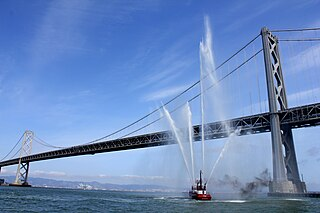
#> input picture Lab 10 - XAI-20250116/data/fireboat.jpg, 320 x 213 px
$ jupyter execute --allow-errors GradCAM_IG-Skel.ipynb
#> lines starting #> are read from the running program, lines starting #| are printed output that depends on the picture
# Grad-CAM and Integrated Gradients

<br>

In this notebook we explore two applications of gradients in the context of deep learning, namely Grad-CAM and Integrated Gradients (IG).

- **Grad-CAM** (Gradient-weighted Class Activation Mapping) is a visualization technique that helps us understand which parts of an input image are most important for a neural network's prediction.
<br>

- **Integrated Gradients (IG)** is a technique used to attribute the predictions of a neural network to its input features by integrating gradients along the path from a baseline input (e.g., a black image) to the actual input.

<div align="center">

</div>

[cell 1]
from torchvision import transforms
from typing import Tuple, Optional
from pathlib import Path
from torch import Tensor
from PIL import Image

import matplotlib.pyplot as plt
import torch.nn.functional as F
import torch.nn as nn
import numpy as np
import torchvision
import torch
import json
import cv2
import os

#> (a cell that did not finish here is left out)

# Setting up the model - ResNet34

#> (a cell that did not finish here is left out)

#> (a cell that did not finish here is left out)

## Helpers

[cell 5]
def preprocess_image(image: Image.Image) -> Tensor:
    preprocessing = transforms.Compose([
        transforms.Resize((224, 224)),
        transforms.ToTensor(),
        transforms.Normalize(mean=(0.485, 0.456, 0.406), std=(0.229, 0.224, 0.225))
    ])

    return preprocessing(image).unsqueeze(0)

[cell 6]
# [25 lines left out: function display, not called in this run]

# Integrated Gradients

[cell 7]
# [9 lines left out: function integral_approximation, not called in this run]

$IntegratedGrads^{approx}_{i}(x)::=\overbrace{(x_{i}-x'_{i})}^\text{5.}\times \overbrace{\sum_{k=1}^{m}}^\text{4.} \frac{\partial \overbrace{F(\overbrace{x' + \overbrace{\frac{k}{m}}^\text{1.}\times(x - x'))}^\text{2.}}^\text{3.}}{\partial x_{i}} \times \overbrace{\frac{1}{m}}^\text{4.}$

1. Generate alphas $\alpha$

2. Generate interpolated images = $(x' + \frac{k}{m}\times(x - x'))$

3. Compute gradients between model $F$ output predictions with respect to input features = $\frac{\partial F(\text{interpolated path inputs})}{\partial x_{i}}$

4. Integral approximation through averaging gradients = $\sum_{k=1}^m \text{gradients} \times \frac{1}{m}$

5. Scale integrated gradients with respect to original image = $(x_{i}-x'_{i}) \times \text{integrated gradients}$. The reason this step is necessary is to make sure that the attribution values accumulated across multiple interpolated images are in the same units and faithfully represent the pixel importances on the original image.

[cell 8]
class IntegratedGradients:

    def __init__(self, model: nn.Module, device: torch.device) -> None:
        self.model = model
        self.device = device

    # [60 lines left out: function __call__, not called in this run]

[cell 9]
image = Image.open('data/fireboat.jpg').resize((224, 224))
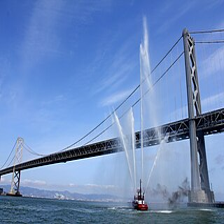
#> image: PIL image 224x224 RGB; mean R, G, B 107.9, 138.3, 189.2
#> (the rest of this cell did not finish here and is left out)

#> (a cell that did not finish here is left out)

# Activations and Gradients

[cell 11]
class ActivationsAndGradients:

    # [6 lines left out: function __init__, not called in this run]

    def save_activation(self, module, input, output):
        self.activations = output.cpu().detach()

    # [6 lines left out: function save_gradient, not called in this run]

    def __call__(self, x: Tensor) -> Tensor:
        self.gradients, self.activations = None, None
        return self.model(x)

    def release(self):
        self.hook_activations.remove()
        self.hook_gradients.remove()

# Implementing Grad-CAM

One of the most important efforts in explaining the decision process of a deep convolutional neural network through a visual explanation is the methodology proposed in [Learning Deep Features for Discriminative Localization](https://arxiv.org/abs/1512.04150) called Class Activation Mapping (CAM).

<div align="center">

</div>

The idea of CAM is quite simple - the explanation for any input is just a linear combination of feature maps from a target layer (usually the last convolutional layer). Each feature map from the targeted activations is scaled by a score that should be representative of how important it was with regards to the final prediction (more important feature maps should have higher scores).
By then summing up the scaled activation maps we obtain a single channel heatmap that highlights the salient areas in the ensuing activations. To then translate this to the original pixel space, we need to upscale this explanation to match the size of the input since, by design, its spatial resolution is limited to that of the activations from the targeted layer.

For **Grad-CAM** the scores are computed as the global mean of the gradients corresponding to the target layer. Henceforth, **Grad-CAM** only requires a single forward and backward pass to generate the explanation for a batch of inputs.

[cell 12]
class GradCAM:

    # [5 lines left out: function __init__, not called in this run]

    def __exit__(self, exc_type, exc_value, exc_tb):
        self.activations_and_grads.release()

    def normalize(self, cam: np.ndarray) -> np.ndarray:
        return np.float32([(x - x.min()) / (x.max() - x.min() + 1e-7) for x in cam])

    def scale(self, cam: np.ndarray, target_size: Tuple[int, int]) -> np.ndarray:
        return np.float32([cv2.resize(x, target_size) for x in cam])

    # [42 lines left out: function __call__, not called in this run]

# Explaining where the model looks in the image

## Loading in an example to be explained

[cell 13]
image = Image.open('data/dog_cat.png')
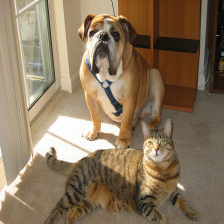
#> input picture Lab 10 - XAI-20250116/data/dog_cat.png, 224 x 224 px
#> image is the input picture: PIL image 224x224 RGB; mean R, G, B 136.1, 116.8, 92.6
#> (the rest of this cell did not finish here and is left out)
